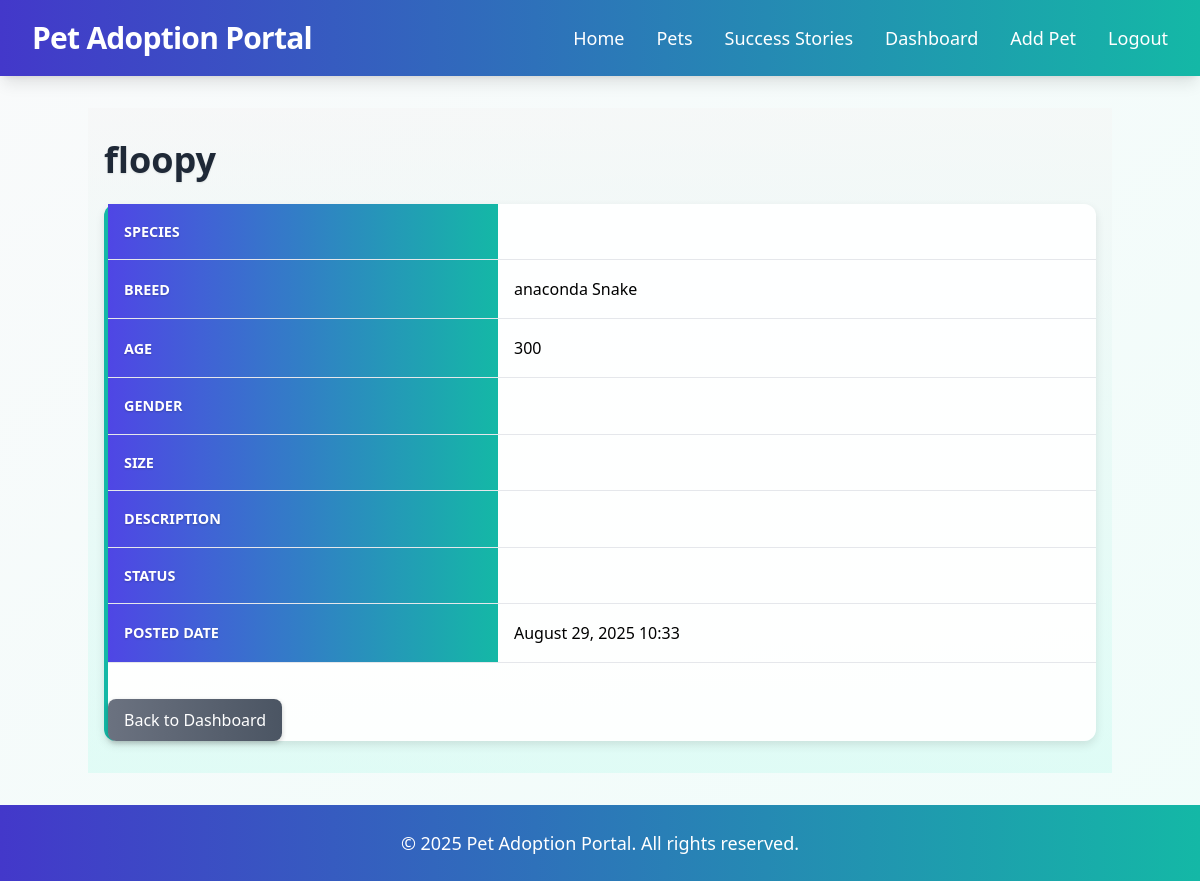
Page /pet/4/applicants/ (signed in) on the committed database.
### adoption/models.py (models this page shows, shortened)
class Pet(models.Model):
    PET_TYPES = [
        ('dog', 'Dog'), ('cat', 'Cat'), ('rabbit', 'Rabbit'), ('hamster', 'Hamster'),
        ('birds', 'Birds'), ('fish', 'Fish'), ('turtle', 'Turtle'), ('snake', 'Snake'),
        ('horse', 'Horse'), ('other', 'Other'),
    ]
    name = models.CharField(max_length=100)
    breed = models.CharField(max_length=100)
    age = models.IntegerField()
    vaccination_status = models.BooleanField(default=False)
    photo = models.ImageField(upload_to='pets/', blank=True)
    owner = models.ForeignKey(User, on_delete=models.CASCADE)
    pet_type = models.CharField(max_length=10, choices=PET_TYPES)
    location = models.CharField(max_length=100)
    created_at = models.DateTimeField(auto_now_add=True)

### adoption/views.py (the view)
# urls.py: path('pet/<int:pet_id>/applicants/', views.applicants_list, name='applicants'),
@login_required
def applicants_list(request, pet_id):
    pet = get_object_or_404(Pet, id=pet_id)
    if request.user != pet.owner:
        return redirect('adoption:dashboard')
    applicants = AdoptionRequest.objects.filter(pet=pet)
    return render(request, 'applicants.html', {'pet': pet, 'applicants': applicants})

### templates/applicants.html (shortened to what this page needs)
{% extends 'base.html' %}
{% block content %}
<div class="pet-details max-w-5xl mx-auto">
    <h2 class="text-3xl md:text-4xl font-extrabold mb-6">{{ pet.name }}</h2>
    <div class="card">
        <div class="card-body">
            <table class="table">
                <tbody>
                    <tr>
                        <th>Species</th>
                        <td>{{ pet.species }}</td>
                    </tr>
                    <tr>
                        <th>Breed</th>
                        <td>{{ pet.breed }}</td>
                    </tr>
                    <tr>
                        <th>Age</th>
                        <td>{{ pet.age }}</td>
                    </tr>
                    <tr>
                        <th>Gender</th>
                        <td>{{ pet.gender }}</td>
                    </tr>
                    <tr>
                        <th>Size</th>
                        <td>{{ pet.size }}</td>
                    </tr>
                    <tr>
                        <th>Description</th>
                        <td>{{ pet.description }}</td>
                    </tr>
                    <tr>
                        <th>Status</th>
                        <td>{{ pet.status }}</td>
                    </tr>
                    <tr>
                        <th>Posted Date</th>
                        <td>{{ pet.created_at|date:"F d, Y H:i" }}</td>
                    </tr>
                </tbody>
            </table>
            <a href="{% url 'adoption:dashboard' %}" class="btn btn-secondary mt-3">Back to Dashboard</a>
        </div>
    </div>
</div>
{% endblock %}

### templates/applicants.html (style rules this page uses)
.pet-details { padding: 2rem 1rem; background: linear-gradient(to bottom, rgba(245, 245, 245, 0.5), rgba(204, 251, 241, 0.5)); }
.pet-details h2 { color: #1f2937; text-shadow: 0 1px 2px rgba(0, 0, 0, 0.1); animation: fadeIn 0.6s ease-out; }
.card { background: rgba(255, 255, 255, 0.95); border-radius: 0.75rem; box-shadow: 0 4px 10px rgba(0, 0, 0, 0.1); border-left: 4px solid #14b8a6; animation: fadeInUp 0.6s ease-out; }
.table { width: 100%; border-collapse: separate; border-spacing: 0; margin-bottom: 1.5rem; }
.table th, .table td { padding: 1rem; text-align: left; border-bottom: 1px solid #e5e7eb; }
.table th { background: linear-gradient(to right, #4f46e5, #14b8a6); color: white; font-weight: 600; text-transform: uppercase; font-size: 0.9rem; text-shadow: 0 1px 2px rgba(0, 0, 0, 0.2); }
.table tr { transition: all 0.3s ease; }
.btn { display: inline-block; padding: 0.5rem 1rem; text-decoration: none; border-radius: 0.5rem; font-weight: 500; color: white; border: none; cursor: pointer; transition: all 0.3s ease; box-shadow: 0 2px 5px rgba(0, 0, 0, 0.2); }
.btn-secondary { background: linear-gradient(to right, #6b7280, #4b5563); }

### rows in the picture
Pet: name "floopy", breed "anaconda Snake", age "300", created_at "August 29, 2025 10:33"
